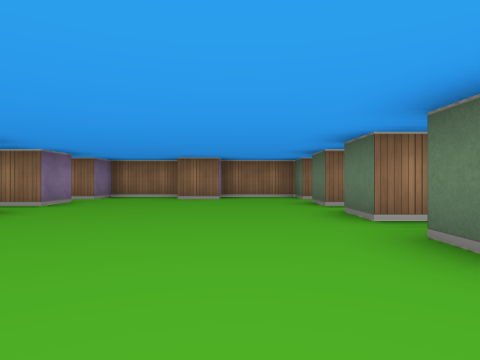
[1] (above)

12 first-person views from a walk through a cub3D level. The camera is about half as high as the walls, looks level and sees 75° across. The floor is counted in squares. Each view is taken from the middle of a square. On the plan, view 1 faces up. The plan holds only what a view shows up to about 9 squares ahead; the rest is blank.

[2]
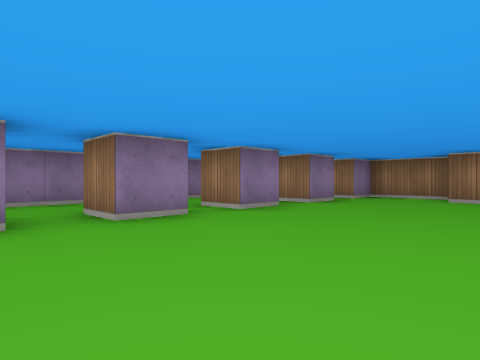

[3]
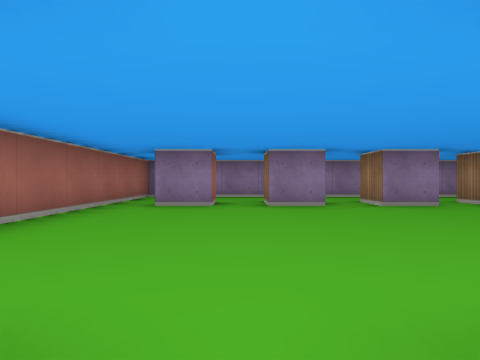

[4]
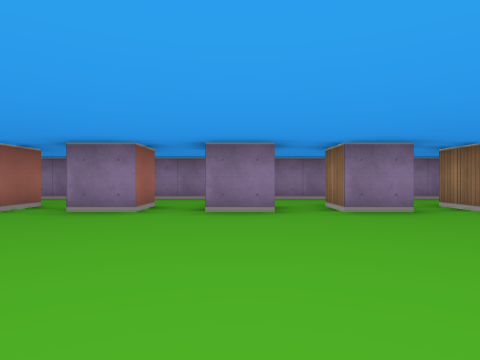

[5]
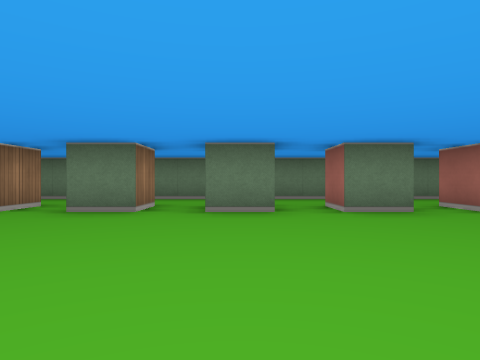

[6]
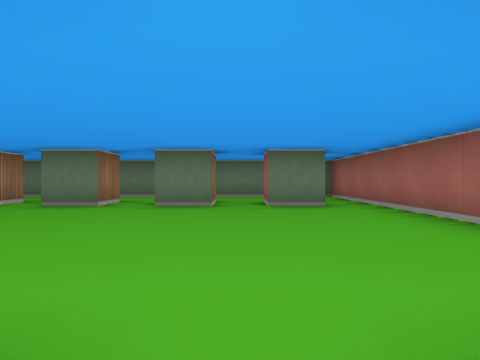

[7]
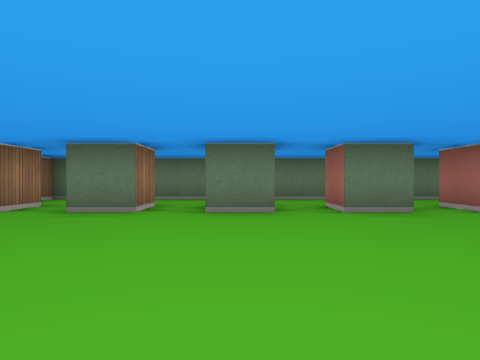

[8]
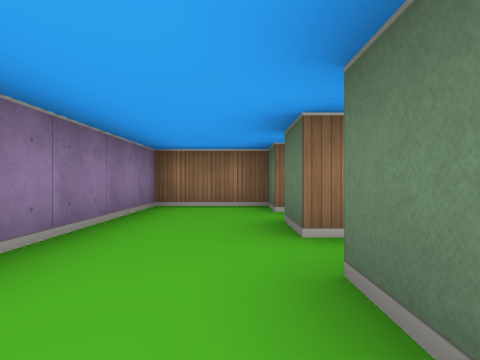

[9]
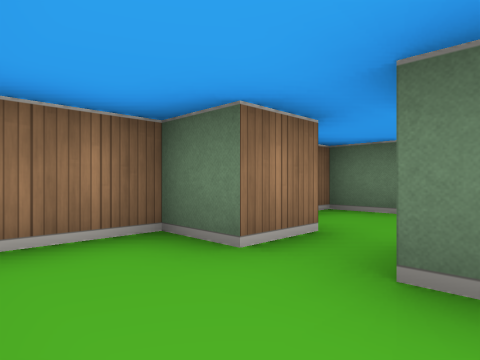

[10]
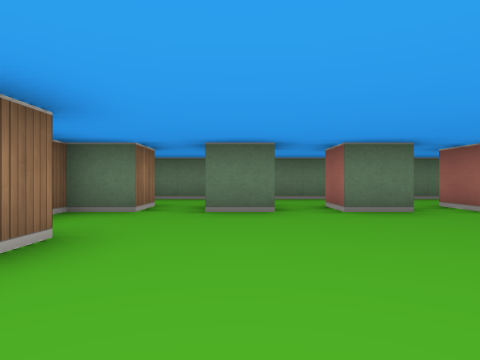

[11]
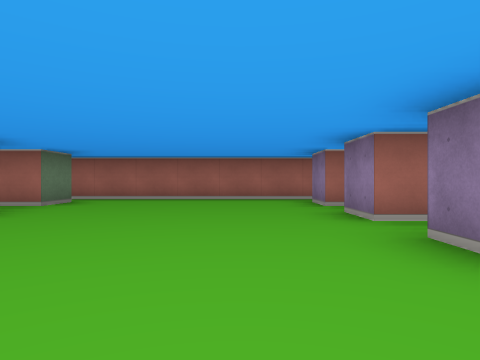

[12]
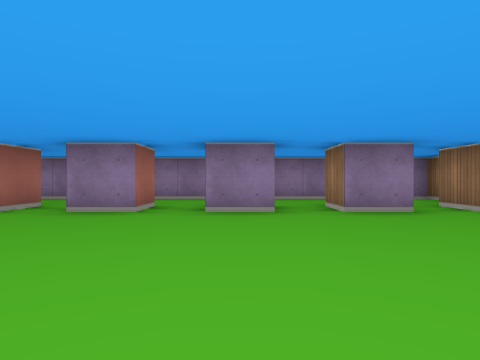

### Floor plan
Points are (right, up) in squares from view 1. A wall is a line through its corners. A room is listed if a view was taken in it or the views show most of it. See-through windows are left out.
Room 1 (views 1, 2, 3, 4, 5, 6, 7, 8, 9, 10, 11, 12)
walls: (-4.5, 2.5) (-3.5, 2.5) (-3.5, 1.5) (-4.5, 1.5); (-3.5, 4.5) (-3.5, 3.5) (-4.5, 3.5) (-4.5, 4.5); (2.5, 1.5) (1.5, 1.5) (1.5, 2.5) (2.5, 2.5); (-4.5, 0.5) (-3.5, 0.5) (-3.5, -0.5) (-4.5, -0.5); (2.5, 3.5) (1.5, 3.5) (1.5, 4.5) (2.5, 4.5); (2.4, -0.5) (1.5, -0.5) (1.5, 0.5) (2.5, 0.5); (-4.5, -1.5) (-3.5, -1.5) (-3.5, -2.5); (2.5, 5.5) (1.5, 5.5) (1.5, 6.5); (-3.5, 6.5) (-3.5, 5.5) (-4.5, 5.5) (-4.5, 6.5); (1.5, -2.6) (1.5, -1.5) (2.5, -1.5); (2.5, 7.5) (1.5, 7.5) (1.5, 8.5) (-0.5, 8.5) (-0.5, 7.5) (-1.5, 7.5) (-1.5, 8.5) (-3.5, 8.5) (-3.5, 7.5) (-4.5, 7.5) (-4.5, 8.5) (-6.5, 8.5) (-6.5, -3.5) (4.5, -3.5) (4.5, 8.5) (4, 8.5)

Positions as (right, up) in squares from view 1, and headings:
1: (0, 0), facing up
2: (0, 0), facing up-left
3: (2, -1), facing left
4: (1, 2), facing left
5: (-3, 2), facing right
6: (-4, -1), facing right
7: (-3, 4), facing right
8: (-5, 3), facing up
9: (-6, 6), facing up-right
10: (-3, 6), facing right
11: (-2, 4), facing down
12: (1, 4), facing left
